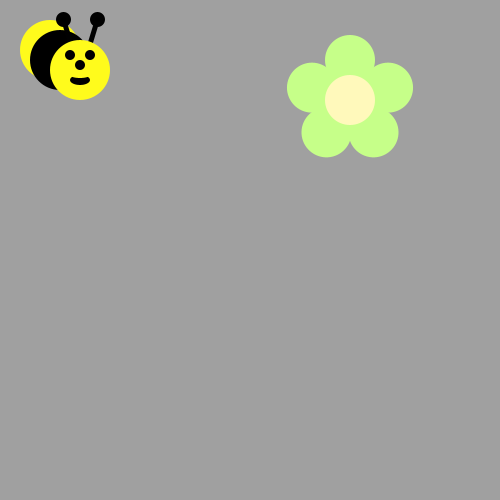
Frame 1 (no input)
Frame 60 (the mouse pressed at the canvas centre just before this capture): identical to frame 1, image omitted
Frame 120 (the mouse held since frame 60 and released just before this capture): identical to frame 1, image omitted

The Processing sketch that drew this single still picture (run headless with seeded random() and noise(); from frame 60 on, the mouse is pressed at the canvas centre):

// Processing sketch: bumble_bee
// ── bumble_bee.pde
void draw() {
/*Use a loop to make a body for the Bee!
Then put his head on using drawBeeFace(x,y)
Use Modulo to make the colors alternate 
*/
}
void drawFlower(int x, int y) {
     noStroke();
     translate(x, y);
     // draw 5 petals, rotating after each one
     fill(#c6ff89);      // green
      for (int i = 0; i < 5; i++) {
           ellipse(0, -40, 50, 50);
          rotate(radians(72));
     }
     fill(#fff9bb); // light yellow
     ellipse(0, 0, 50, 50);
} 
void drawBeeFace(int BeeFaceX, int BeeFaceY) {
     noStroke();
     fill(0, 0, 0);
     stroke(1);
     strokeWeight(5);
     line(BeeFaceX-10, BeeFaceY-27, BeeFaceX-17, BeeFaceY-50);
     line(BeeFaceX+10, BeeFaceY-27, BeeFaceX+17, BeeFaceY-50);
     ellipse(BeeFaceX-17, BeeFaceY-50, 10, 10);
     ellipse(BeeFaceX+17, BeeFaceY-50, 10, 10);
     noStroke();
     fill(255, 251, 28);
     ellipse(BeeFaceX, BeeFaceY, 60, 60); // face
     fill(255, 237, 209);
     fill(0,0,0);
      ellipse(BeeFaceX-10, BeeFaceY-15, 10, 10); // eyes
     ellipse(BeeFaceX+10, BeeFaceY-15, 10, 10);
      ellipse(BeeFaceX, BeeFaceY-5, 10, 10); // nose
      ellipse(BeeFaceX, BeeFaceY+10, 20, 10);// mouth
     fill(255, 251, 28);
     ellipse(BeeFaceX, BeeFaceY+5, 20, 6);
}
int ellipsex = -300;
int ellipsey = -50;
void setup() {
     ellipseMode(CENTER);
     size(500, 500);
     background(160, 160, 160);
      drawFlower(350, 100);
      
      for (int i = 0; i < 2; i++){
   if (i%2 == 0){
     fill(255, 251, 28);  
   }
   else{
    fill(0, 0, 0);
   }
        ellipse (ellipsex, ellipsey, 60, 60);
ellipsex += 10;
ellipsey += 10;
}
drawBeeFace(-270, -30);
}
